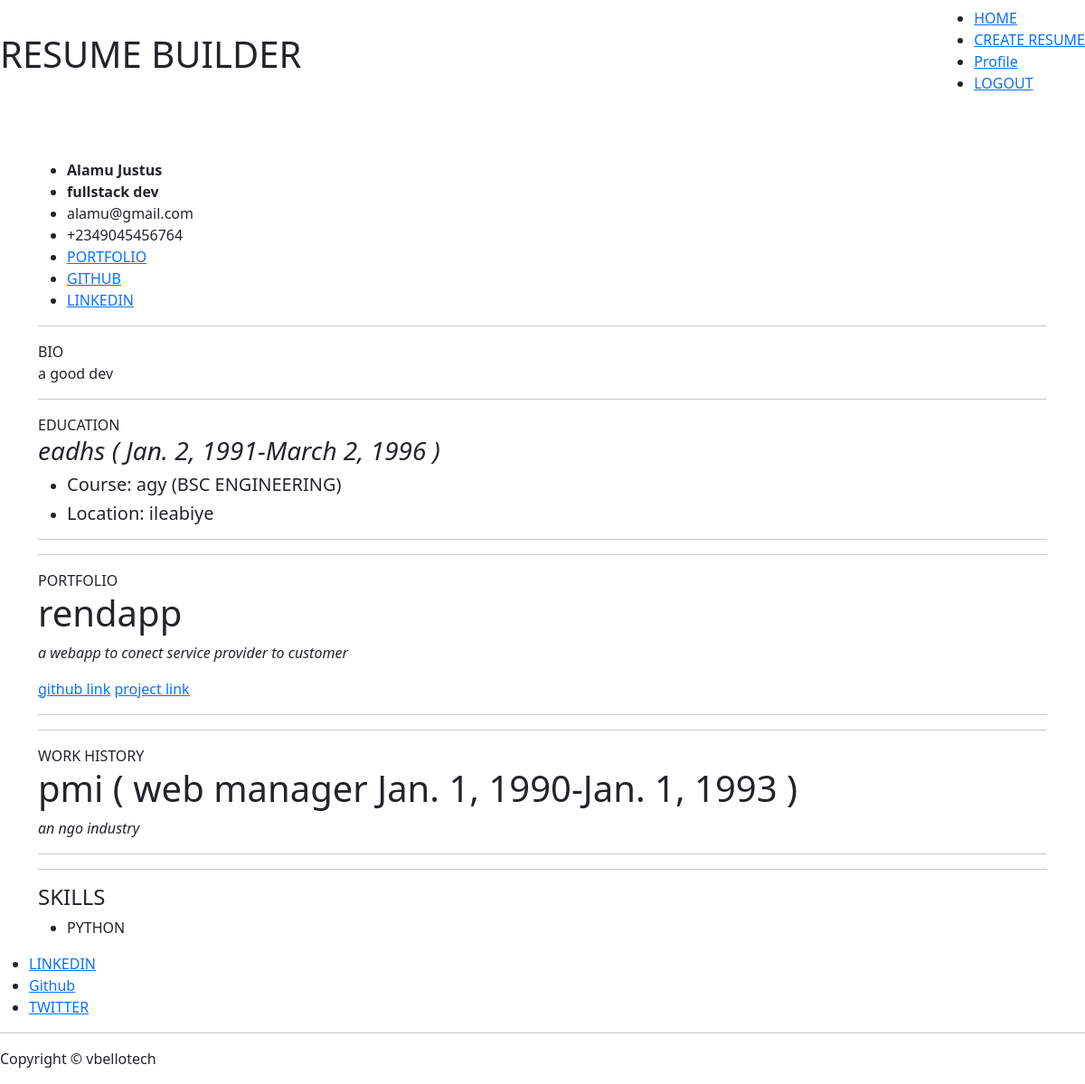
The app's page /resume/gqxjljo64uhqx7fjufxy/ with its own data.
### resume/models.py (models this page shows, shortened)
class Resume(models.Model):
    user = models.ForeignKey('auth.user', on_delete=models.CASCADE)
    name = models.CharField(max_length=60)
    resume_link = models.URLField(blank=True, null=True)
    skills = models.ManyToManyField("Tech", related_name="techskill", blank=True)
    slug = models.SlugField(default=create_code())

class Education(models.Model):
    user = models.ForeignKey('auth.user', on_delete=models.CASCADE)
    resume = models.ForeignKey('Resume', related_name="resume_edu", null=True, on_delete=models.CASCADE)
    school_name = models.CharField(max_length=300, blank=True, null=True)
    location = models.CharField(max_length=300, blank=True, null=True)
    field = models.CharField(max_length=300, choices=Field_chioce, blank=True, null=True)
    course = models.CharField(max_length=300, blank=True, null=True)
    enrollment_date = models.DateField(blank=True, null=True)
    graduation_date = models.DateField(blank=True, null=True)

class Project(models.Model):
    user = models.ForeignKey('auth.user', on_delete=models.CASCADE)
    resume = models.ForeignKey('Resume', related_name="resume", null=True, on_delete=models.CASCADE)
    name = models.CharField(max_length=60)
    description = models.CharField(max_length=400, blank=False, null=False)
    github = models.URLField(blank=True, null=True)
    link = models.URLField(blank=True, null=True)
    date_added = models.DateTimeField(default=timezone.now)

class Work(models.Model):
    user = models.ForeignKey('auth.user', on_delete=models.CASCADE)
    resume = models.ForeignKey('Resume', related_name="resume_work", null=True, on_delete=models.CASCADE)
    company_name = models.CharField(max_length=300)
    role = models.CharField(max_length=300, blank=True, null=True)
    company_description = models.CharField(max_length=250, blank=False, null=False)
    start_date = models.DateField()
    end_date = models.DateField(blank=True, null=True)

class Tech(models.Model):
    name = models.CharField(max_length=150, unique=True)
    type = models.CharField(max_length=200, choices=Type_chioce, blank=True, null=True)

### accounts/models.py (models this page shows, shortened)
class Userprofile(models.Model):
    user = models.OneToOneField('auth.user', on_delete=models.CASCADE)
    phone = PhoneNumberField(blank=True, null=True)
    bio = models.TextField(blank=True, null=True)
    experience_year = models.IntegerField(blank=True, null=True)
    portfolio = models.URLField(blank=True, null=True)
    github = models.URLField(blank=True, null=True)
    linkedin = models.URLField(blank=True, null=True)
    has_profile = models.BooleanField(default=False)
    created_date = models.DateTimeField(default=timezone.now)

### resume/views.py (the view)
# urls.py: path('resume/<str:slug>/', ResumeView.as_view(), name="resume"),
class ResumeView(View):
    def get(self, request, slug,  *args, **kwargs):
        resume = Resume.objects.get(slug=slug)
        mainuser = User.objects.get(username=resume.user.username)
        userprofile = Userprofile.objects.get(user=resume.user)
        project = Project.objects.filter(resume=resume)
        work = Work.objects.filter(resume=resume)
        education = Education.objects.filter(resume=resume)
        context =  {
            'user':mainuser,
            'userp':userprofile,
            'resume':resume,
            'projects':project,
            'works':work,
            'education':education,
        }
        return render (self.request, 'resume/resumeview.html', context)

### templates/resume/resumeview.html
{% extends 'base.html' %}
{% load static %}
{% block content %}
<br><br>
<div class="container">
        <div class="developer">
            <ul>
                <li class="dev"><b>{{ user.last_name }} {{ user.first_name }}</b></li>
                <li class="dev"><b>{{ resume.name }}</b></li>
                <li>{{ user.email }} </li>
                <li>{{ userp.phone }}</li>
                {% if userp.portfolio %}<li><a href="{{ userp.portfolio }}">PORTFOLIO</a></li>{% endif %}
                <li><a href="{{ userp.github }}">GITHUB </a></li>
                <li><a href="{{ userp.linkedin }}">LINKEDIN</a></li>
            </ul>
        </div>
<hr>
        <div class="resume">
            <span>BIO</span>
            <p>
                  {{ userp.bio|linebreaksbr	}}
            </p>
        </div>
<hr>
    {% if education %}
        <span class="topic">EDUCATION</span>
        {% for school in education %}
        <div class="portfolio">
            <em><h3>{{ school.school_name }} ( {{ school.enrollment_date }}-{{ school.graduation_date }} )</h3></em>
            <ul>
                <li><h5>Course: {{ school.course }} ({{ school.field }})</h5></li>
                <li><h5>Location: {{ school.location }}</h5></li>
            </ul>
        </div>
        <hr>
        {% endfor %}
    {% endif %}
<hr>
    {% if projects %}
        <span class="topic">PORTFOLIO</span>
        {% for project in projects %}
        <div class="portfolio">
           <h1>{{ project.name }}</h1>
           <p>
                <em>{{ project.description|linebreaksbr	}}</em>
            </p>
            <div class="pr_li">
                <a href="{{ project.github }}">github link</a>
                {% if project.link %}
                <a href="{{ project.link }}">project link</a>
                {% endif %}
            </div>
        </div>
        <hr>
        {% endfor %}
    {% endif %}
<hr>
    {% if works %}
        <span class="topic">WORK HISTORY</span>
        {% for work in works %}
        <div class="portfolio">
            {% if work.end_date %}
            <h1>{{ work.company_name }} ( {{ work.role }} {{ work.start_date }}-{{ work.end_date }} )</h1>
            {% else %}
            <h1>{{ work.company_name }} ( {{ work.role }} {{ work.start_date }}- CURRENT )</h1>
            {% endif %}
            <p>
                <em>{{ work.company_description|linebreaksbr	}}</em>
            </p>
        </div>
        <hr>
        {% endfor %}
    {% endif %}
<hr>
        <div class="tech">
             <h4>SKILLS </h4>
                <ul>
                    {% for item in resume.skills.all %}
                    <li>{{ item.name }}</li>
                    {% endfor %}
                </ul>
        </div>
    </div>
{% endblock content %}

### templates/base.html (shortened to what this page needs)
<!DOCTYPE html>
<html lang="en">
{% load static %}
<head>
    <link rel="stylesheet" href="{% static 'styling/bootstrap.css' %}"/>
    <link rel="stylesheet" href="{% static 'styling/bootstrap.min.css' %}"/>
</head>
<body>
    <div class="nav-container">
        <nav class="navbar">
            <h1 id="navbar-logo">RESUME BUILDER</h1>
            <ul class="nav-menu">
                <li><a href="{% url 'resume:home' %}" class="nav-links">HOME</a></li>
                {% if user.is_authenticated %}
                <li><a href="{% url 'resume:add_resume' %}" class="nav-links">CREATE RESUME</a></li>
                <li><a href="{% url 'user:user_detail' pk=request.user.pk %}" class="nav-links">Profile</a></li>
                <li><a href="{% url 'user:logout' %}" class="nav-links nav-links-btn">LOGOUT</a></li>
                {% else %}
                <li><a href="{% url 'user:login' %}" class="nav-links">CREATE RESUME</a></li>
                <li><a href="{% url 'user:login' %}" class="nav-links">Profile</a></li>
                <li><a href="{% url 'user:login' %}" class="nav-links nav-links-btn">LOGIN</a></li>
                {% endif %}
            </ul>
        </nav>
    </div>
<div class="container-fluid">
    {% block content %}
    {% endblock content %}
</div>
<footer>
        <ul>
            <li>
                <a href="https://www.linkedin.com/in/victor-bello-a36208213/">LINKEDIN</a>
            </li>
            <li>
                <a href="https://github.com/vbello-tech">Github</a>
            </li>
            <li>
                <a href="https://twitter.com/vbello_tech">TWITTER</a>
            </li>
        </ul>
    <hr>
    <p>
        Copyright  ©  vbellotech
    </p>
</footer>
</body>
</html>

### records on screen
Resume: name "fullstack dev"
Userprofile: phone "+2349045456764", bio "a good dev"
Education: school_name "eadhs", enrollment_date "Jan. 2, 1991", graduation_date "March 2, 1996", course "agy", field "BSC ENGINEERING", location "ileabiye"
Project: name "rendapp", description "a webapp to conect service provider to customer"
Work: company_name "pmi", role "web manager", start_date "Jan. 1, 1990", end_date "Jan. 1, 1993", company_description "an ngo industry"
Tech: name "PYTHON"

### other values on screen
{{ user.last_name }} "Alamu"
{{ user.first_name }} "Justus"
{{ user.email }} "alamu@gmail.com"
